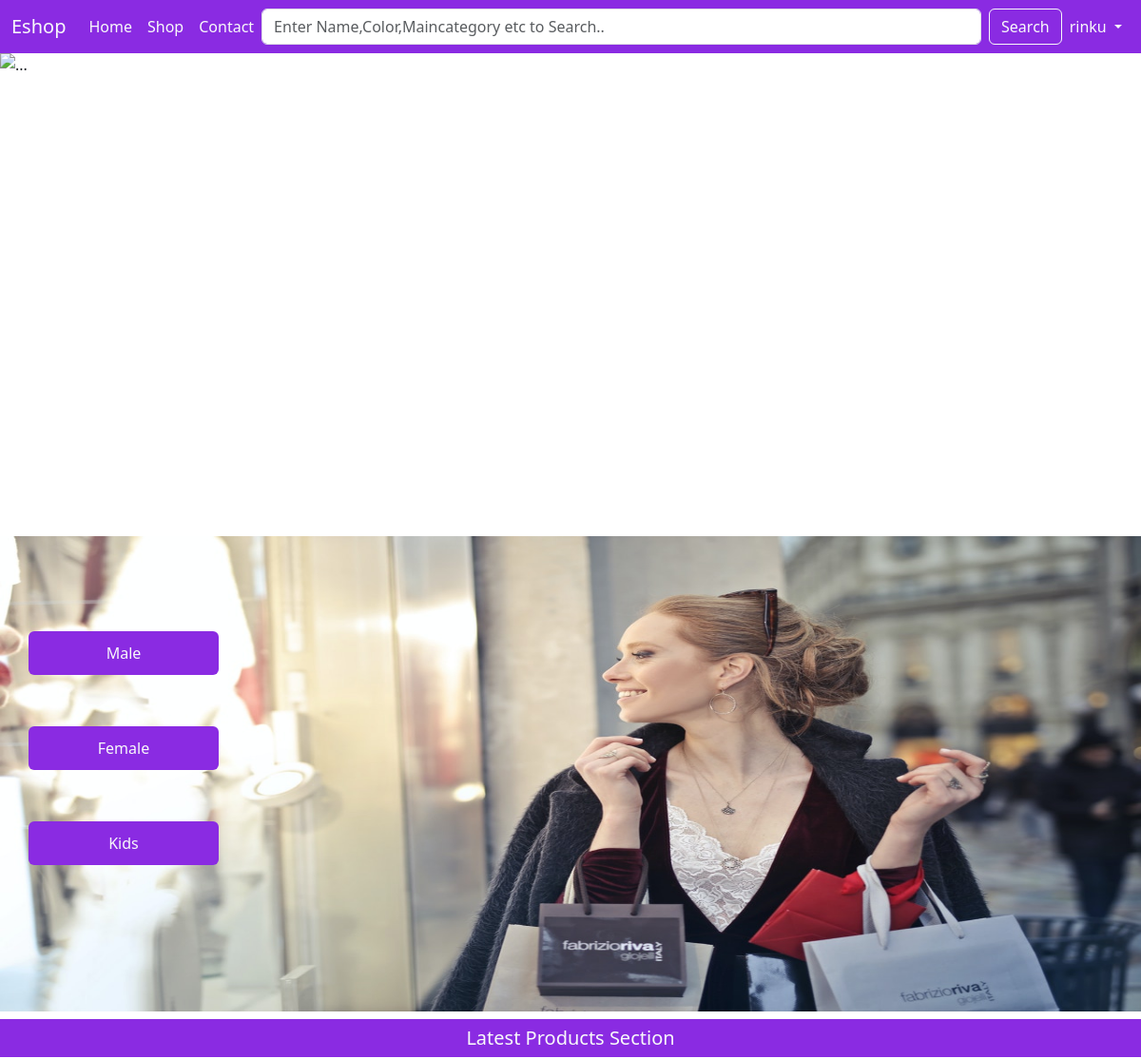
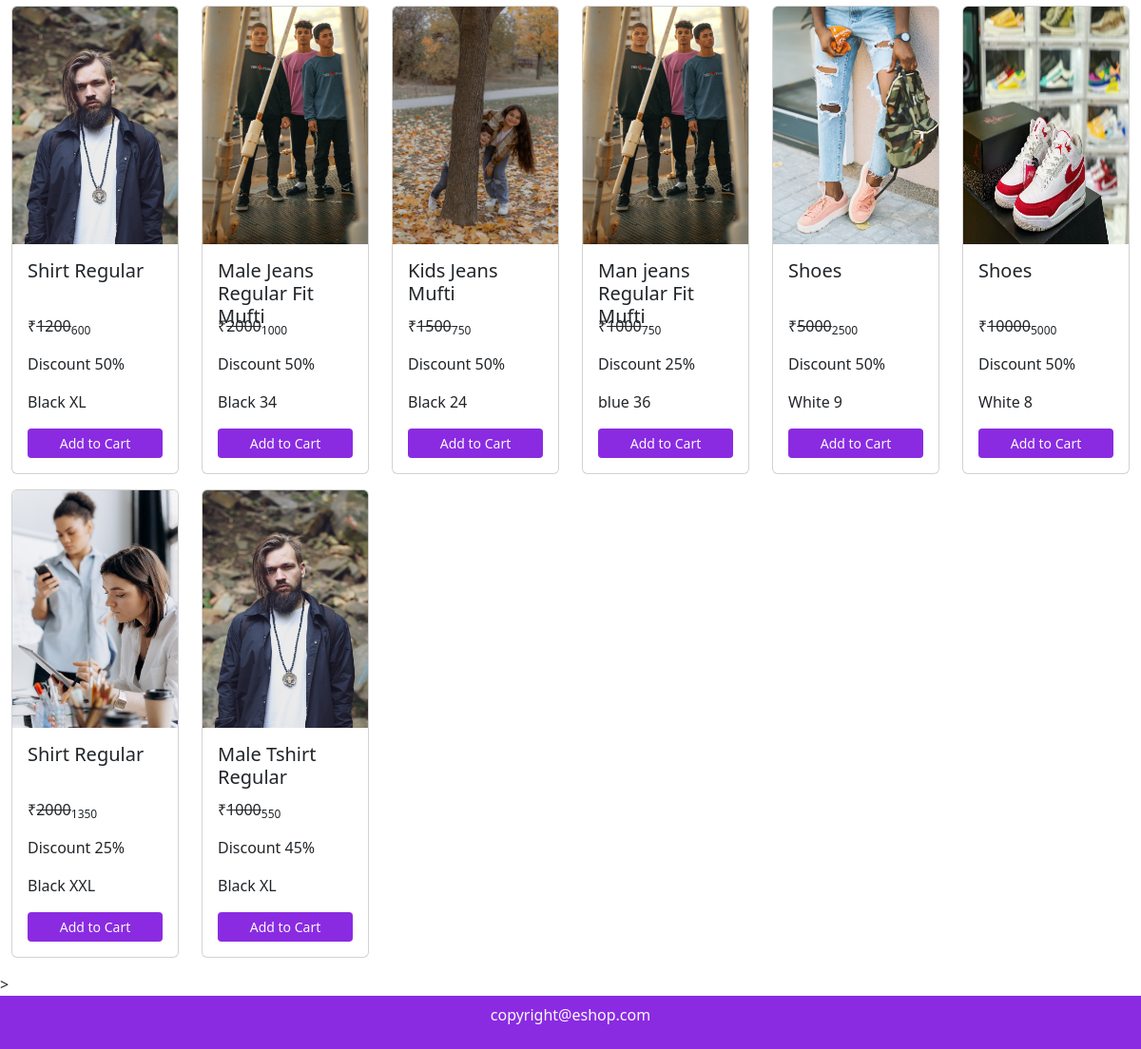
The app's page / (signed in) with its own data (2 pictures, top to bottom).
### mainapp/models.py (models this page shows, shortened)
class Product(models.Model):
    id = models.AutoField(primary_key=True)
    name = models.CharField(max_length=50)
    maincategory = models.ForeignKey(Maincategory, on_delete=models.CASCADE)
    subcategory = models.ForeignKey(Subcategory, on_delete=models.CASCADE)
    brand = models.ForeignKey(Brand, on_delete=models.CASCADE)
    color = models.CharField(max_length=20)
    size = models.CharField(max_length=20)
    stock = models.CharField(
        max_length=20, default="In Stock", null=True, blank=True)
    description = models.TextField()
    baseprice = models.IntegerField()
    discount = models.IntegerField(default=0, null=True, blank=True)
    finalprice = models.IntegerField()
    pic1 = models.ImageField(
        upload_to="uploads", default="", null=True, blank=True)
    pic2 = models.ImageField(
        upload_to="uploads", default="", null=True, blank=True)
    pic3 = models.ImageField(
        upload_to="uploads", default="", null=True, blank=True)
    pic4 = models.ImageField(
        upload_to="uploads", default="", null=True, blank=True)

### mainapp/views.py (the view)
# urls.py: path('', views.home),
def home(Request):
    data = Product.objects.all().order_by('id').reverse()[:8]
    return render(Request, "index.html", {'data': data})

### mainapp/templates/index.html (shortened to what this page needs)
{% load static %}
<!DOCTYPE html>
<html lang="en">
<head>
    <link href="https://cdn.jsdelivr.net/npm/bootstrap@5.3.0-alpha1/dist/css/bootstrap.min.css" rel="stylesheet"
>
    <link rel="stylesheet" href="https://cdn.jsdelivr.net/npm/bootstrap-icons@1.3.0/font/bootstrap-icons.css">
    <link rel="stylesheet" href="{% static 'css/style.css' %}">
</head>
<body>
    <nav class="navbar navbar-expand-lg background">
        <div class="container-fluid">
            <a class="navbar-brand text-light" href="/">Eshop</a>
            <div class="collapse navbar-collapse" id="navbarSupportedContent">
                <ul class="navbar-nav me-auto mb-2 mb-lg-0">
                    <li class="nav-item">
                        <a class="nav-link text-light active" aria-current="page" href="/">Home</a>
                    </li>
                    <li class="nav-item">
                        <a class="nav-link text-light" href="/shop/All/All/All">Shop</a>
                    </li>
                    <li class="nav-item">
                        <a class="nav-link text-light" href="/contact/">Contact</a>
                    </li>
                </ul>
                <form class="d-flex w-100" role="search" action="/search/" method="post">
                    <input class="form-control me-2" name="search" type="search" placeholder="Enter Name,Color,Maincategory etc to Search.." aria-label="Search">
                    <button class="btn btn-outline-light" type="submit">Search</button>
                </form>
                <ul class="navbar-nav me-auto mb-2 mb-lg-0">
                    {% if request.user.is_authenticated %}
                    <li class="nav-item dropdown">
                        <a class="nav-link text-light dropdown-toggle" href="#" role="button" data-bs-toggle="dropdown"
                            aria-expanded="false">
                            {{request.user.username}}
                        </a>
                    </li>
                    {% else %}
                    <li class="nav-item">
                        <a class="nav-link text-light" href="/login/">Login</a>
                    </li>
                    {% endif %}
                </ul>
            </div>
        </div>
    </nav>
    {% block content %}
    <div id="carouselExampleIndicators" class="carousel slide" data-bs-ride="true">
        <div class="carousel-indicators">
            <button type="button" data-bs-target="#carouselExampleIndicators" data-bs-slide-to="0" class="active"
                aria-current="true" aria-label="Slide 1"></button>
            <button type="button" data-bs-target="#carouselExampleIndicators" data-bs-slide-to="1"
                aria-label="Slide 2"></button>
            <button type="button" data-bs-target="#carouselExampleIndicators" data-bs-slide-to="2"
                aria-label="Slide 3"></button>
            <button type="button" data-bs-target="#carouselExampleIndicators" data-bs-slide-to="3"
                aria-label="Slide 4"></button>
            <button type="button" data-bs-target="#carouselExampleIndicators" data-bs-slide-to="4"
                aria-label="Slide 5"></button>
            <button type="button" data-bs-target="#carouselExampleIndicators" data-bs-slide-to="5"
                aria-label="Slide 6"></button>
            <button type="button" data-bs-target="#carouselExampleIndicators" data-bs-slide-to="6"
                aria-label="Slide 7"></button>
            <button type="button" data-bs-target="#carouselExampleIndicators" data-bs-slide-to="7"
                aria-label="Slide 8"></button>
            <button type="button" data-bs-target="#carouselExampleIndicators" data-bs-slide-to="8"
                aria-label="Slide 9"></button>
            <button type="button" data-bs-target="#carouselExampleIndicators" data-bs-slide-to="9"
                aria-label="Slide 10"></button>
        </div>
        <div class="carousel-inner">
            <div class="carousel-item active">
                <img src="{% static 'images/banner1.jpg'%}" height="500px" class="d-block w-100" alt="...">
            </div>
        </div>
        <button class="carousel-control-prev" type="button" data-bs-target="#carouselExampleIndicators"
            data-bs-slide="prev">
            <span class="carousel-control-prev-icon" aria-hidden="true"></span>
        </button>
        <button class="carousel-control-next" type="button" data-bs-target="#carouselExampleIndicators"
            data-bs-slide="next">
            <span class="carousel-control-next-icon" aria-hidden="true"></span>
        </button>
    </div>
    <div class="banner-section mt-2">
        <img src="{% static 'images/banner2.jpg'%}" width="100%" height="500px" alt="">
        <a href="/shop/Male/All/All" class="btn background text-light banner-btn" id="banner-btn1">Male</a>
        <a href="/shop/Female/All/All" class="btn background text-light banner-btn" id="banner-btn2">Female</a>
        <a href="/shop/Kids/All/All" class="btn background text-light banner-btn" id="banner-btn3">Kids</a>
    </div>
    <h5 class="background text-center text-light p-2 my-2">Latest Products Section</h5>
    <div class="container-fluid">
        <div class="row">
            {% for i in data %}
            <div class="col-xl-2 col-lg-3 col-md-4 col-sm-6 col-12 mb-3">
                <div class="card">
                    <img src="{{i.pic1.url}}" height="250px" class="card-img-top" alt="...">
                    <div class="card-body">
                        <h5 class="card-title">{{i.name}}</h5>
                        <p class="card-text">&#8377;<del>{{i.baseprice}}</del><sub>{{i.finalprice}}</sub></p>
                        <p class="card-text">Discount {{i.discount}}%</p>
                        <p class="card-text">{{i.color}} {{i.size}}</p>
                        <a href="/single-product/{{i.id}}" class="btn background text-light w-100 btn-sm">Add to
                            Cart</a>
                    </div>
                </div>
            </div>
            {% endfor %}
        </div>
    </div>>
    {% endblock %}
    <footer class="background text-light text-center p-2">
        <p>copyright@eshop.com</p>
    </footer>
</body>
</html>

### mainapp/static/css/style.css (style rules this page uses)
.background { background-color: blueviolet; }
.banner-section { position: relative; }
.banner-btn { width: 200px; position: absolute; left: 30px; padding: 10px; }
#banner-btn1 { top: 20%; }
#banner-btn2 { top: 40%; }
#banner-btn3 { top: 60%; }
.card-title { height: 50px; }

### records on screen
Product: pic1 (picture), name "Shirt Regular", baseprice "1200", finalprice "600", discount "50", color "Black", size "XL"
Product: pic1 (picture), name "Male Jeans Regular Fit Mufti", baseprice "2000", finalprice "1000", discount "50", color "Black", size "34"
Product: pic1 (picture), name "Kids Jeans Mufti", baseprice "1500", finalprice "750", discount "50", color "Black", size "24"
Product: pic1 (picture), name "Man jeans Regular Fit Mufti", baseprice "1000", finalprice "750", discount "25", color "blue", size "36"
Product: pic1 (picture), name "Shoes", baseprice "5000", finalprice "2500", discount "50", color "White", size "9"
Product: pic1 (picture), name "Shoes", baseprice "10000", finalprice "5000", discount "50", color "White", size "8"
Product: pic1 (picture), name "Shirt Regular", baseprice "2000", finalprice "1350", discount "25", color "Black", size "XXL"
Product: pic1 (picture), name "Male Tshirt Regular", baseprice "1000", finalprice "550", discount "45", color "Black", size "XL"

### other values on screen
{{ request.user.username }} "rinku"
